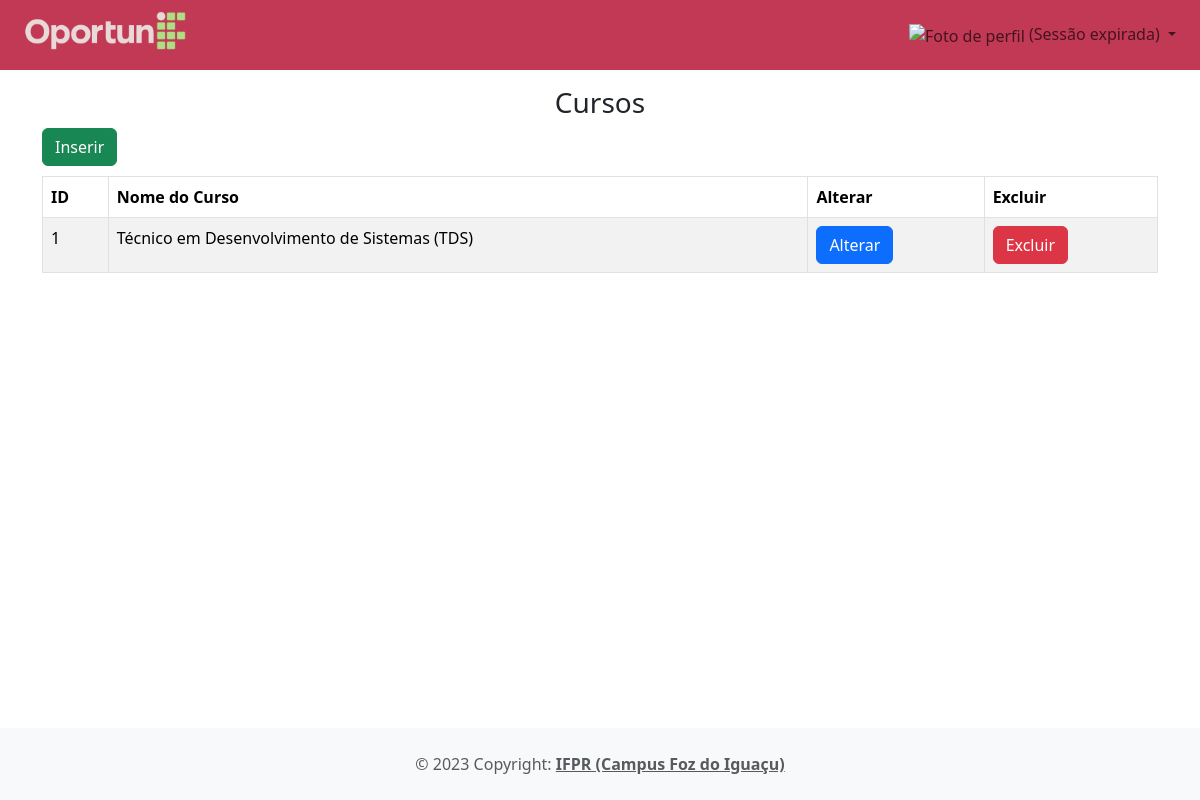
Before: /app/controller/CursoController.php?action=list with the older database file.
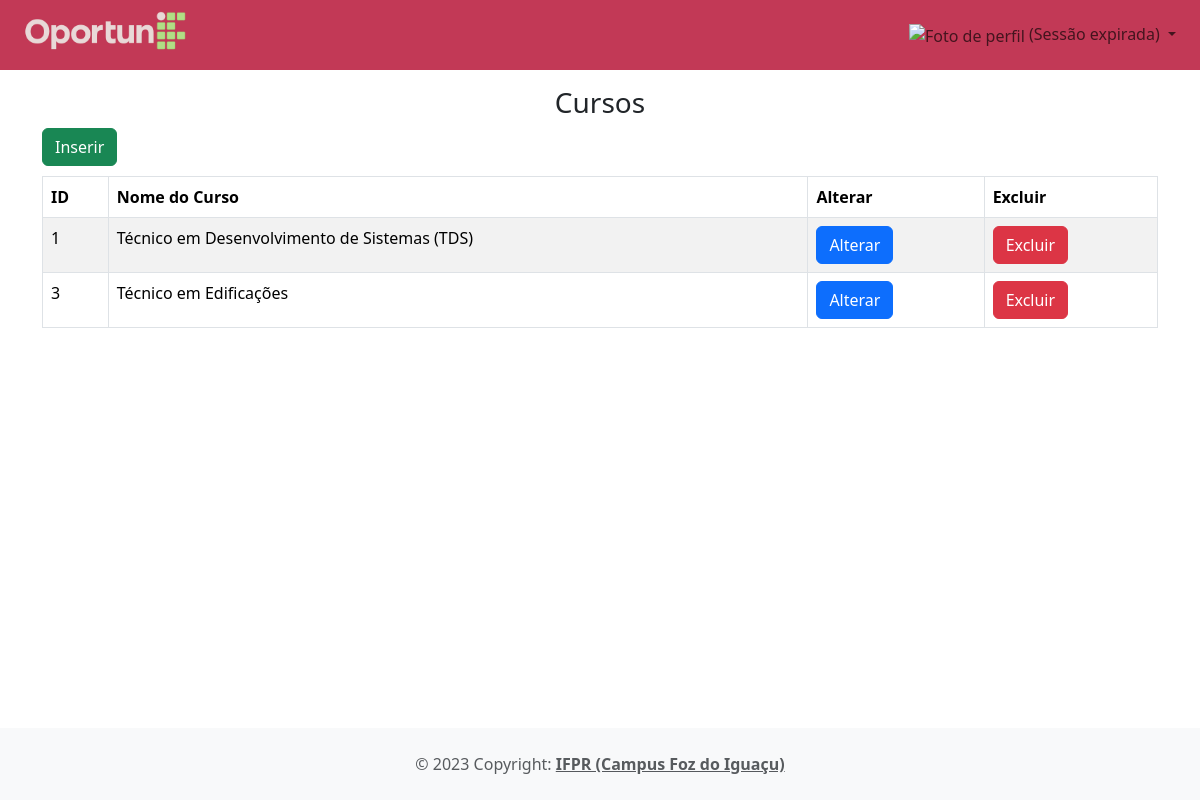
After: the same page with the newer database file.
### tables this page shows
CREATE TABLE `cursos` (
  `idCursos` int(11) NOT NULL,
  `nome` varchar(45) DEFAULT NULL
);

### app/controller/CursoController.php (called while the page is built, shortened)
<?php
require_once(__DIR__ . "/Controller.php");
require_once(__DIR__ . "/../dao/CursoDAO.php");
require_once(__DIR__ . "/../model/Curso.php");
class CursoController extends Controller
{
    private CursoDAO $cursoDAO;
    public function __construct()
    {
        $this->cursoDAO = new CursoDAO();
        $this->handleAction();
    }
    protected function list()
    {
        $cursos = $this->cursoDAO->list();
        $dados['cursos'] = $cursos;
        $this->loadView("curso/curso_list.php", $dados);
    }
}
new CursoController();

### app/model/Curso.php (called while the page is built)
<?php
class Curso
{
    private ?int $id;
    private ?string $nome;
    public function __construct()
    {
        $this->nome = null;
    }
    public function getNome(): ?string
    {
        return $this->nome;
    }
    public function setNome(?string $nome): self
    {
        $this->nome = $nome;
        return $this;
    }
    public function getId(): ?int
    {
        return $this->id;
    }
    public function setId(?int $id): self
    {
        $this->id = $id;
        return $this;
    }
}

### app/dao/CursoDAO.php (called while the page is built, shortened)
<?php
include_once(__DIR__ . "/../model/Curso.php");
class CursoDAO
{
    public function list()
    {
        $conn = Connection::getConn();
        $sql = "SELECT * FROM cursos ORDER BY nome";
        $stm = $conn->prepare($sql);
        $stm->execute();
        $result = $stm->fetchAll();
        return $this->mapCursos($result);
    }
    private function mapCursos($result)
    {
        $cursos = [];
        foreach ($result as $reg) {
            $curso = new Curso();
            $curso->setId($reg["idCursos"]);
            $curso->setNome($reg["nome"]);
            array_push($cursos, $curso);
        }
        return $cursos;
    }
}

### app/view/curso/curso_list.php (the view, shortened to what this page needs)
<?php
require_once(__DIR__ . "/../include/header.php");
require_once(__DIR__ . "/../include/menu.php");
?>
<h3 class="text-center">Cursos</h3>
<div class="container">
    <div class="row">
        <div class="col-3">
            <a class="btn btn-success"
                href="<?= BASEURL ?>/controller/CursoController.php?action=create">
                Inserir</a>
        </div>
        <div class="col-9">
        </div>
    </div>
    <div class="row" style="margin-top: 10px;">
        <div class="col-12">
            <table id="tabCursos" class='table table-striped table-bordered'>
                <thead>
                    <tr>
                        <th>ID</th>
                        <th>Nome do Curso</th>
                        <th>Alterar</th>
                        <th>Excluir</th>
                    </tr>
                </thead>
                <tbody>
                    <?php if (!empty($dados['cursos'])): ?>
                        <?php foreach ($dados['cursos'] as $curso): ?>
                            <tr>
                                <td><?= $curso->getId(); ?></td>
                                <td><?= $curso->getNome(); ?></td>
                                <td><a class="btn btn-primary"
                                        href="<?= BASEURL ?>/controller/CursoController.php?action=edit&id=<?= $curso->getId() ?>">
                                        Alterar</a>
                                </td>
                                <td><a class="btn btn-danger"
                                        onclick="return confirm('Confirma a exclusão do curso?');"
                                        href="<?= BASEURL ?>/controller/CursoController.php?action=delete&id=<?= $curso->getId() ?>">
                                        Excluir</a>
                                </td>
                            </tr>
                        <?php endforeach; ?>
                    <?php else: ?>
                    <?php endif; ?>
                </tbody>
            </table>
        </div>
    </div>
</div>
<?php
require_once(__DIR__ . "/../include/footer.php");
?>

### app/controller/Controller.php (shortened to what this page needs)
<?php
class Controller
{
    protected function handleAction()
    {
        $action = NULL;
        if (isset($_GET['action']))
            $action = $_GET['action'];
        $this->callAction($action);
    }
    protected function callAction($methodName)
    {
        if ($methodName && method_exists($this, $methodName))
            $this->$methodName();
        else {
            echo "Ação não encontrada no controller.<br>";
            echo "Verifique com o administrador do sistema.";
        }
    }
    protected function loadView(string $path, array $dados, string $msgErro = "", string $msgSucesso = "")
    {
        $caminho = __DIR__ . "/../view/" . $path;
        if (file_exists($caminho)) {
            extract($dados);
            require $caminho;
        } else {
            echo "Erro ao carrega a view solicitada<br>";
            echo "Caminho: " . $caminho;
        }
    }
}

### app/view/include/header.php (shortened to what this page needs)
<!DOCTYPE html>
<html lang="pt">
<head>
    <link href="https://cdn.jsdelivr.net/npm/bootstrap@5.3.3/dist/css/bootstrap.min.css" rel="stylesheet">
</head>
<body>

### app/view/include/menu.php (shortened to what this page needs)
<?php
$nome = "(Sessão expirada)";
$homePage = HOME_PAGE_ADMIN;
?>
<nav class="navbar navbar-expand-md px-3 mb-3" style="background-color: #c23956">
    <a class="navbar-brand" href="<?= $homePage ?>">
        <img src="<?= BASEURL ?>/view/img/logo.png">
    </a>
    <div class="collapse navbar-collapse" id="navSite">
        <ul class="navbar-nav ms-auto mr-3">
            <li class="nav-item dropdown">
                <a class="nav-link dropdown-toggle usuario-topo" href="#" id="navbarUsuario"
                    data-bs-toggle="dropdown">
                    <img src="<?= BASEURL_ARQUIVOS . "/$fotoPerfil" ?>" alt="Foto de perfil">
                    <span><?= $nome ?></span>
                </a>
            </li>
        </ul>
    </div>
</nav>

### app/view/include/footer.php (shortened to what this page needs)
<body>
    <main>
    </main>
    <footer class="text-center text-lg-start bg-light text-muted">
        <div class="text-center p-4">
            © 2023 Copyright:
            <a class="text-reset fw-bold" href="https://foz.ifpr.edu.br" target="blank">IFPR (Campus Foz do Iguaçu)</a>
        </div>
    </footer>
</body>
</html>

### app/view/include/menu.php (style rules this page uses)
* { margin: 0; padding: 0; box-sizing: border-box; }
.navbar { height: 70px; }
.navbar-brand img { max-height: 180px; max-width: 180px; width: auto; height: auto; }

### app/view/include/footer.php (style rules this page uses)
body { min-height: 100vh; display: flex; flex-direction: column; margin: 0; }
main { flex: 1; }
footer { margin-top: auto; }

Changed rows visible on the page:
added cursos: idCursos "3", nome "Técnico em Edificações"
